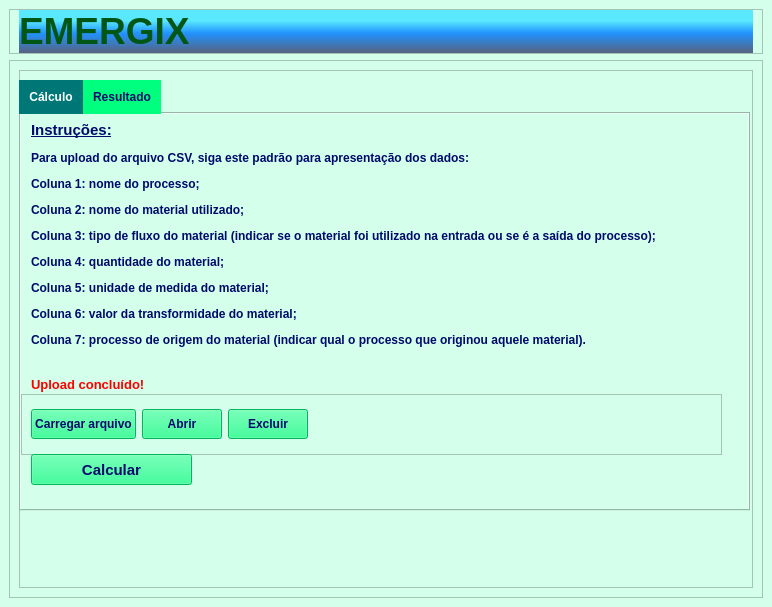
<?xml version="1.0" encoding="UTF-8"?>
<ui version="4.0">
 <class>MainWindow</class>
 <widget class="QMainWindow" name="MainWindow">
  <property name="geometry">
   <rect>
    <x>0</x>
    <y>0</y>
    <width>772</width>
    <height>607</height>
   </rect>
  </property>
  <property name="sizePolicy">
   <sizepolicy hsizetype="Preferred" vsizetype="Preferred">
    <horstretch>0</horstretch>
    <verstretch>0</verstretch>
   </sizepolicy>
  </property>
  <property name="windowTitle">
   <string>MainWindow</string>
  </property>
  <property name="styleSheet">
   <string notr="true">background-color: rgb(212, 255, 234);</string>
  </property>
  <widget class="QWidget" name="centralwidget">
   <property name="styleSheet">
    <string notr="true"/>
   </property>
   <layout class="QVBoxLayout" name="verticalLayout">
    <item>
     <widget class="QFrame" name="ctTitulo">
      <property name="styleSheet">
       <string notr="true"/>
      </property>
      <property name="frameShape">
       <enum>QFrame::StyledPanel</enum>
      </property>
      <property name="frameShadow">
       <enum>QFrame::Raised</enum>
      </property>
      <layout class="QHBoxLayout" name="horizontalLayout_4">
       <property name="spacing">
        <number>0</number>
       </property>
       <property name="leftMargin">
        <number>9</number>
       </property>
       <property name="topMargin">
        <number>0</number>
       </property>
       <property name="rightMargin">
        <number>9</number>
       </property>
       <property name="bottomMargin">
        <number>0</number>
       </property>
       <item>
        <widget class="QLabel" name="lblTitulo">
         <property name="font">
          <font>
           <pointsize>25</pointsize>
           <weight>75</weight>
           <bold>true</bold>
          </font>
         </property>
         <property name="styleSheet">
          <string notr="true">background-color:qlineargradient(spread:pad, x1:0, y1:1, x2:0, y2:0, stop:0 rgba(60, 65, 105, 210), stop:0.46 rgba(28, 143, 255, 248), stop:0.75 rgba(78, 230, 255, 234));

color: rgb(0, 86, 20)


</string>
         </property>
         <property name="text">
          <string>&lt;html&gt;&lt;head/&gt;&lt;body&gt;&lt;p&gt;&lt;span style=&quot; font-size:28pt;&quot;&gt;EMERGIX&lt;/span&gt;&lt;/p&gt;&lt;/body&gt;&lt;/html&gt;</string>
         </property>
         <property name="margin">
          <number>9</number>
         </property>
         <property name="indent">
          <number>-1</number>
         </property>
        </widget>
       </item>
       <item>
        <widget class="QLabel" name="lblLogo">
         <property name="styleSheet">
          <string notr="true">background-color:qlineargradient(spread:pad, x1:0, y1:1, x2:0, y2:0, stop:0 rgba(60, 65, 105, 210), stop:0.46 rgba(28, 143, 255, 248), stop:0.75 rgba(78, 230, 255, 234));</string>
         </property>
         <property name="lineWidth">
          <number>0</number>
         </property>
         <property name="text">
          <string>&lt;html&gt;&lt;head/&gt;&lt;body&gt;&lt;p align=&quot;right&quot;&gt;&lt;img src=&quot;:/Icons/Icons/Logo_Emergix - principal.png&quot;/&gt;&lt;/p&gt;&lt;/body&gt;&lt;/html&gt;</string>
         </property>
         <property name="margin">
          <number>9</number>
         </property>
         <property name="indent">
          <number>0</number>
         </property>
        </widget>
       </item>
      </layout>
     </widget>
    </item>
    <item>
     <widget class="QFrame" name="ctConteudo">
      <property name="sizePolicy">
       <sizepolicy hsizetype="Preferred" vsizetype="Expanding">
        <horstretch>0</horstretch>
        <verstretch>0</verstretch>
       </sizepolicy>
      </property>
      <property name="frameShape">
       <enum>QFrame::StyledPanel</enum>
      </property>
      <property name="frameShadow">
       <enum>QFrame::Raised</enum>
      </property>
      <layout class="QHBoxLayout" name="horizontalLayout">
       <item>
        <widget class="QFrame" name="ctEsquerda_2">
         <property name="sizePolicy">
          <sizepolicy hsizetype="Expanding" vsizetype="Preferred">
           <horstretch>0</horstretch>
           <verstretch>0</verstretch>
          </sizepolicy>
         </property>
         <property name="maximumSize">
          <size>
           <width>16777215</width>
           <height>16777215</height>
          </size>
         </property>
         <property name="frameShape">
          <enum>QFrame::StyledPanel</enum>
         </property>
         <property name="frameShadow">
          <enum>QFrame::Raised</enum>
         </property>
         <property name="lineWidth">
          <number>0</number>
         </property>
         <widget class="QTabWidget" name="tabConteudo">
          <property name="geometry">
           <rect>
            <x>0</x>
            <y>10</y>
            <width>731</width>
            <height>431</height>
           </rect>
          </property>
          <property name="font">
           <font>
            <weight>75</weight>
            <bold>true</bold>
           </font>
          </property>
          <property name="cursor">
           <cursorShape>ArrowCursor</cursorShape>
          </property>
          <property name="styleSheet">
           <string notr="true">QPushButton {
		
	background-color: rgb(0, 255, 127);
	color: rgb(0, 10, 108);
}

QPushButton:hover{
	background-color: rgb(0, 153, 153);
	color: rgb(255,255,255);
}

QTabBar:tab {
	background-color: rgb(0, 255, 127);
	color: rgb(0,10,108);
	padding: 10px;
}

QTabBar:tab:selected {
	background-color: rgb(0, 119, 119);
	color: rgb(255,255,255);
}

QTabBar:tab:hover {
	background-color: rgb(0, 153, 153);
	color: rgb(255,255,255);
}

QLabel {
	color: rgb(0, 10, 108);
	font: bold;
}</string>
          </property>
          <property name="currentIndex">
           <number>0</number>
          </property>
          <widget class="QWidget" name="tabCalculo">
           <attribute name="title">
            <string>Cálculo</string>
           </attribute>
           <widget class="QLabel" name="lblUpload">
            <property name="enabled">
             <bool>true</bool>
            </property>
            <property name="geometry">
             <rect>
              <x>10</x>
              <y>260</y>
              <width>711</width>
              <height>20</height>
             </rect>
            </property>
            <property name="sizePolicy">
             <sizepolicy hsizetype="Preferred" vsizetype="Fixed">
              <horstretch>0</horstretch>
              <verstretch>0</verstretch>
             </sizepolicy>
            </property>
            <property name="font">
             <font>
              <pointsize>10</pointsize>
              <weight>75</weight>
              <italic>false</italic>
              <bold>true</bold>
             </font>
            </property>
            <property name="styleSheet">
             <string notr="true">color: rgb(255, 0, 0)</string>
            </property>
            <property name="text">
             <string>Upload concluído!</string>
            </property>
           </widget>
           <widget class="QFrame" name="ctBotoesCalculo">
            <property name="geometry">
             <rect>
              <x>0</x>
              <y>280</y>
              <width>701</width>
              <height>61</height>
             </rect>
            </property>
            <property name="frameShape">
             <enum>QFrame::StyledPanel</enum>
            </property>
            <property name="frameShadow">
             <enum>QFrame::Raised</enum>
            </property>
            <layout class="QHBoxLayout" name="horizontalLayout_2">
             <item>
              <widget class="QPushButton" name="btnUpload">
               <property name="minimumSize">
                <size>
                 <width>0</width>
                 <height>30</height>
                </size>
               </property>
               <property name="sizeIncrement">
                <size>
                 <width>0</width>
                 <height>0</height>
                </size>
               </property>
               <property name="font">
                <font>
                 <pointsize>9</pointsize>
                 <weight>75</weight>
                 <bold>true</bold>
                </font>
               </property>
               <property name="cursor">
                <cursorShape>PointingHandCursor</cursorShape>
               </property>
               <property name="text">
                <string>Carregar arquivo</string>
               </property>
              </widget>
             </item>
             <item>
              <widget class="QPushButton" name="btnAbrirArquivo">
               <property name="minimumSize">
                <size>
                 <width>0</width>
                 <height>30</height>
                </size>
               </property>
               <property name="font">
                <font>
                 <pointsize>9</pointsize>
                 <weight>75</weight>
                 <bold>true</bold>
                </font>
               </property>
               <property name="cursor">
                <cursorShape>PointingHandCursor</cursorShape>
               </property>
               <property name="text">
                <string>Abrir</string>
               </property>
              </widget>
             </item>
             <item>
              <widget class="QPushButton" name="btnExcluirArquivo">
               <property name="minimumSize">
                <size>
                 <width>0</width>
                 <height>30</height>
                </size>
               </property>
               <property name="font">
                <font>
                 <pointsize>9</pointsize>
                 <weight>75</weight>
                 <bold>true</bold>
                </font>
               </property>
               <property name="cursor">
                <cursorShape>PointingHandCursor</cursorShape>
               </property>
               <property name="text">
                <string>Excluir</string>
               </property>
              </widget>
             </item>
             <item>
              <spacer name="horizontalSpacer">
               <property name="orientation">
                <enum>Qt::Horizontal</enum>
               </property>
               <property name="sizeHint" stdset="0">
                <size>
                 <width>40</width>
                 <height>20</height>
                </size>
               </property>
              </spacer>
             </item>
            </layout>
           </widget>
           <widget class="QPushButton" name="btnCalcular">
            <property name="geometry">
             <rect>
              <x>10</x>
              <y>340</y>
              <width>161</width>
              <height>31</height>
             </rect>
            </property>
            <property name="font">
             <font>
              <pointsize>11</pointsize>
              <weight>75</weight>
              <bold>true</bold>
             </font>
            </property>
            <property name="cursor">
             <cursorShape>PointingHandCursor</cursorShape>
            </property>
            <property name="text">
             <string>Calcular</string>
            </property>
           </widget>
           <widget class="QLabel" name="lblInstrucoes">
            <property name="geometry">
             <rect>
              <x>10</x>
              <y>0</y>
              <width>691</width>
              <height>241</height>
             </rect>
            </property>
            <property name="text">
             <string>&lt;html&gt;&lt;head/&gt;&lt;body&gt;&lt;p&gt;&lt;span style=&quot; font-size:11pt; text-decoration: underline;&quot;&gt;Instruções:&lt;/span&gt;&lt;/p&gt;&lt;p&gt;Para upload do arquivo CSV, siga este padrão para apresentação dos dados:&lt;/p&gt;&lt;p&gt;Coluna 1: nome do processo;&lt;/p&gt;&lt;p&gt;Coluna 2: nome do material utilizado;&lt;/p&gt;&lt;p&gt;Coluna 3: tipo de fluxo do material (indicar se o material foi utilizado na entrada ou se é a saída do processo);&lt;/p&gt;&lt;p&gt;Coluna 4: quantidade do material;&lt;/p&gt;&lt;p&gt;Coluna 5: unidade de medida do material;&lt;/p&gt;&lt;p&gt;Coluna 6: valor da transformidade do material;&lt;/p&gt;&lt;p&gt;Coluna 7: processo de origem do material (indicar qual o processo que originou aquele material).&lt;/p&gt;&lt;/body&gt;&lt;/html&gt;</string>
            </property>
           </widget>
          </widget>
          <widget class="QWidget" name="tabResultado">
           <attribute name="title">
            <string>Resultado</string>
           </attribute>
           <widget class="QLabel" name="lblResultado">
            <property name="geometry">
             <rect>
              <x>10</x>
              <y>10</y>
              <width>691</width>
              <height>16</height>
             </rect>
            </property>
            <property name="font">
             <font>
              <pointsize>11</pointsize>
              <weight>75</weight>
              <italic>false</italic>
              <bold>true</bold>
             </font>
            </property>
            <property name="text">
             <string>Quantidade total de emergia consumida:</string>
            </property>
           </widget>
           <widget class="QFrame" name="ctResultado">
            <property name="geometry">
             <rect>
              <x>10</x>
              <y>40</y>
              <width>691</width>
              <height>341</height>
             </rect>
            </property>
            <property name="frameShape">
             <enum>QFrame::StyledPanel</enum>
            </property>
            <property name="frameShadow">
             <enum>QFrame::Raised</enum>
            </property>
            <layout class="QHBoxLayout" name="horizontalLayout_3">
             <item>
              <widget class="QFrame" name="ctGraficos">
               <property name="minimumSize">
                <size>
                 <width>0</width>
                 <height>0</height>
                </size>
               </property>
               <property name="frameShape">
                <enum>QFrame::StyledPanel</enum>
               </property>
               <property name="frameShadow">
                <enum>QFrame::Raised</enum>
               </property>
               <widget class="QStackedWidget" name="swGraficos">
                <property name="geometry">
                 <rect>
                  <x>10</x>
                  <y>10</y>
                  <width>461</width>
                  <height>281</height>
                 </rect>
                </property>
                <property name="currentIndex">
                 <number>1</number>
                </property>
                <widget class="QWidget" name="pgGrafico1">
                 <widget class="QGraphicsView" name="gvGrafico1">
                  <property name="geometry">
                   <rect>
                    <x>10</x>
                    <y>20</y>
                    <width>421</width>
                    <height>241</height>
                   </rect>
                  </property>
                 </widget>
                </widget>
                <widget class="QWidget" name="pgGrafico2">
                 <widget class="QGraphicsView" name="gvGrafico2">
                  <property name="geometry">
                   <rect>
                    <x>10</x>
                    <y>20</y>
                    <width>421</width>
                    <height>241</height>
                   </rect>
                  </property>
                 </widget>
                </widget>
               </widget>
               <widget class="QFrame" name="ctBtnGraficos">
                <property name="geometry">
                 <rect>
                  <x>510</x>
                  <y>0</y>
                  <width>141</width>
                  <height>291</height>
                 </rect>
                </property>
                <property name="maximumSize">
                 <size>
                  <width>150</width>
                  <height>16777215</height>
                 </size>
                </property>
                <property name="frameShape">
                 <enum>QFrame::StyledPanel</enum>
                </property>
                <property name="frameShadow">
                 <enum>QFrame::Raised</enum>
                </property>
                <layout class="QVBoxLayout" name="verticalLayout_2">
                 <item>
                  <widget class="QPushButton" name="btnExtrairRelatorio">
                   <property name="minimumSize">
                    <size>
                     <width>0</width>
                     <height>35</height>
                    </size>
                   </property>
                   <property name="maximumSize">
                    <size>
                     <width>16777215</width>
                     <height>45</height>
                    </size>
                   </property>
                   <property name="font">
                    <font>
                     <pointsize>9</pointsize>
                     <weight>75</weight>
                     <bold>true</bold>
                    </font>
                   </property>
                   <property name="cursor">
                    <cursorShape>PointingHandCursor</cursorShape>
                   </property>
                   <property name="text">
                    <string>Extrair relatório</string>
                   </property>
                  </widget>
                 </item>
                 <item>
                  <widget class="QPushButton" name="btnGrafico1">
                   <property name="minimumSize">
                    <size>
                     <width>0</width>
                     <height>35</height>
                    </size>
                   </property>
                   <property name="font">
                    <font>
                     <weight>75</weight>
                     <bold>true</bold>
                     <underline>false</underline>
                     <kerning>true</kerning>
                    </font>
                   </property>
                   <property name="cursor">
                    <cursorShape>PointingHandCursor</cursorShape>
                   </property>
                   <property name="mouseTracking">
                    <bool>false</bool>
                   </property>
                   <property name="tabletTracking">
                    <bool>false</bool>
                   </property>
                   <property name="text">
                    <string>Emergia por 
processo</string>
                   </property>
                   <property name="flat">
                    <bool>false</bool>
                   </property>
                  </widget>
                 </item>
                 <item>
                  <widget class="QPushButton" name="btnGrafico2">
                   <property name="minimumSize">
                    <size>
                     <width>0</width>
                     <height>35</height>
                    </size>
                   </property>
                   <property name="font">
                    <font>
                     <weight>75</weight>
                     <bold>true</bold>
                     <underline>false</underline>
                     <kerning>true</kerning>
                    </font>
                   </property>
                   <property name="cursor">
                    <cursorShape>PointingHandCursor</cursorShape>
                   </property>
                   <property name="mouseTracking">
                    <bool>false</bool>
                   </property>
                   <property name="tabletTracking">
                    <bool>false</bool>
                   </property>
                   <property name="text">
                    <string>Processos que 
mais consomem</string>
                   </property>
                   <property name="flat">
                    <bool>false</bool>
                   </property>
                  </widget>
                 </item>
                 <item>
                  <spacer name="verticalSpacer">
                   <property name="orientation">
                    <enum>Qt::Vertical</enum>
                   </property>
                   <property name="sizeHint" stdset="0">
                    <size>
                     <width>20</width>
                     <height>40</height>
                    </size>
                   </property>
                  </spacer>
                 </item>
                </layout>
               </widget>
              </widget>
             </item>
            </layout>
           </widget>
          </widget>
         </widget>
        </widget>
       </item>
      </layout>
     </widget>
    </item>
   </layout>
  </widget>
 </widget>
 <resources>
  <include location="Icons_.qrc"/>
 </resources>
 <connections/>
</ui>
